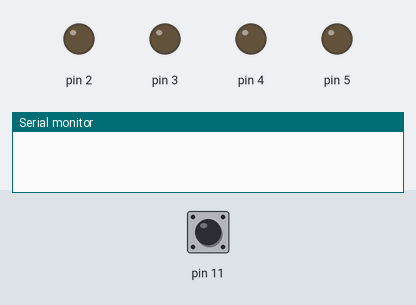
Simulated run of this sketch. Board: Arduino Uno, built with avr-gcc and run on an emulated ATmega328P. Shown: output pins drawn as LEDs (lit = HIGH), the last lines printed to the serial monitor. Inputs (shaded band) come from the test bench; at power-on: pin 11 HIGH. Random numbers use the default seed unless the sketch sets one.

Above: at 1.2 s.
1.3 s: pin 11 pulled LOW for 0.15 s
At 1.9 s:
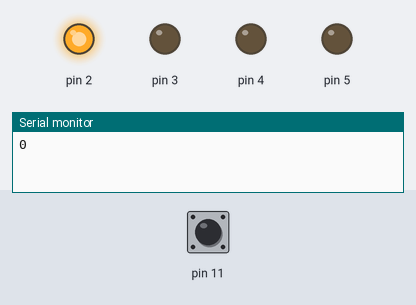
4.4 s: pin 11 pulled LOW for 3.2 s
At 7.6 s:
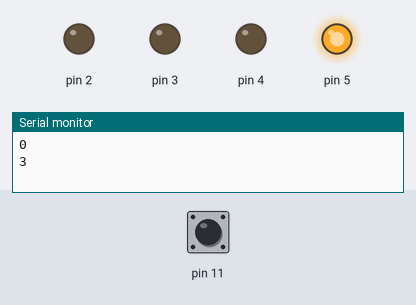
9.1 s: pin 11 pulled LOW for 3.2 s
At 12.2 s:
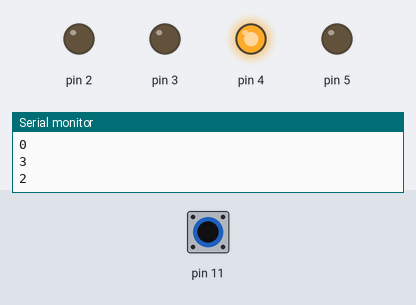
Timing chart, 0 to 18.2 s (numbered marks = the images above; inputs shaded):
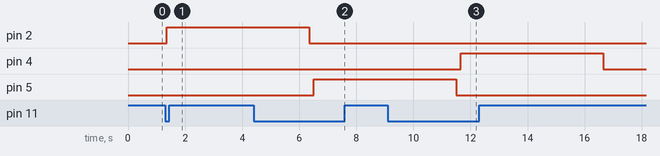

The sketch:

16-Fun__es.ino
```cpp
/**
  Estudo das funções
  @author Anderson Wilmer
  Data: 18 de setembro de 2025
*/

void setup() {
  pinMode(2, OUTPUT);
  pinMode(3, OUTPUT);
  pinMode(4, OUTPUT);
  pinMode(5, OUTPUT);
  pinMode(11, INPUT_PULLUP);
  Serial.begin(9600);
  randomSeed(analogRead(A0));  //iniciar o random (gerador de números aleatórios)
}

void loop() {
  int botao1 = digitalRead(11);
  if (botao1 == 0) {
    //Executar uma função que retorna um valor
    //"Invocar a função pelo nome"
    int valor = sortear();
    Serial.println(valor);
    //Acender o LED correspondente
    acenderLED(valor);
    delay(5000);
    //Apagar os LEDs
    apagarLED();
  }
  delay(150);  //prevenir o efeito mecânico do botão
}

// Função que retorna um valor
// Na linaguem C usamos um tipo de variável para retornar um valor em uma função *Ex: int float char
// Escolher um nome baseado em verbos que tenham relação com o problema a ser resolvido (clean code)
int sortear() {
  return random(4);  //0, 1, 2 ou 3
}

//Função que recebe parâmetros(valores)
//Neste caso usamos a palavra void e dentro de parênteses iniciamos uma variável do tipo int de nome valor
void acenderLED(int valor) {
  //Uso da estrutura switch case para executar uma ação dependendo do valor
  switch (valor) {
    case 0:
      digitalWrite(2, HIGH);
      break;
    case 1:
      digitalWrite(3, HIGH);
      break;
    case 2:
      digitalWrite(4, HIGH);
      break;
    case 3:
      digitalWrite(5, HIGH);
      break;
    default:
      //código caso nenhuma opção tratada
      break;
  }
}

//Função simples
void apagarLED() {
  digitalWrite(2, LOW);
  digitalWrite(3, LOW);
  digitalWrite(4, LOW);
  digitalWrite(5, LOW);
}
```

Measured:
- after the input at 1.3 s, pin 2: LOW → HIGH after 0.05 s
- after the input at 4.4 s, pin 5: LOW → HIGH after 2.1 s
- after the input at 9.1 s, pin 4: LOW → HIGH after 2.6 s, → LOW 5.0 s later
